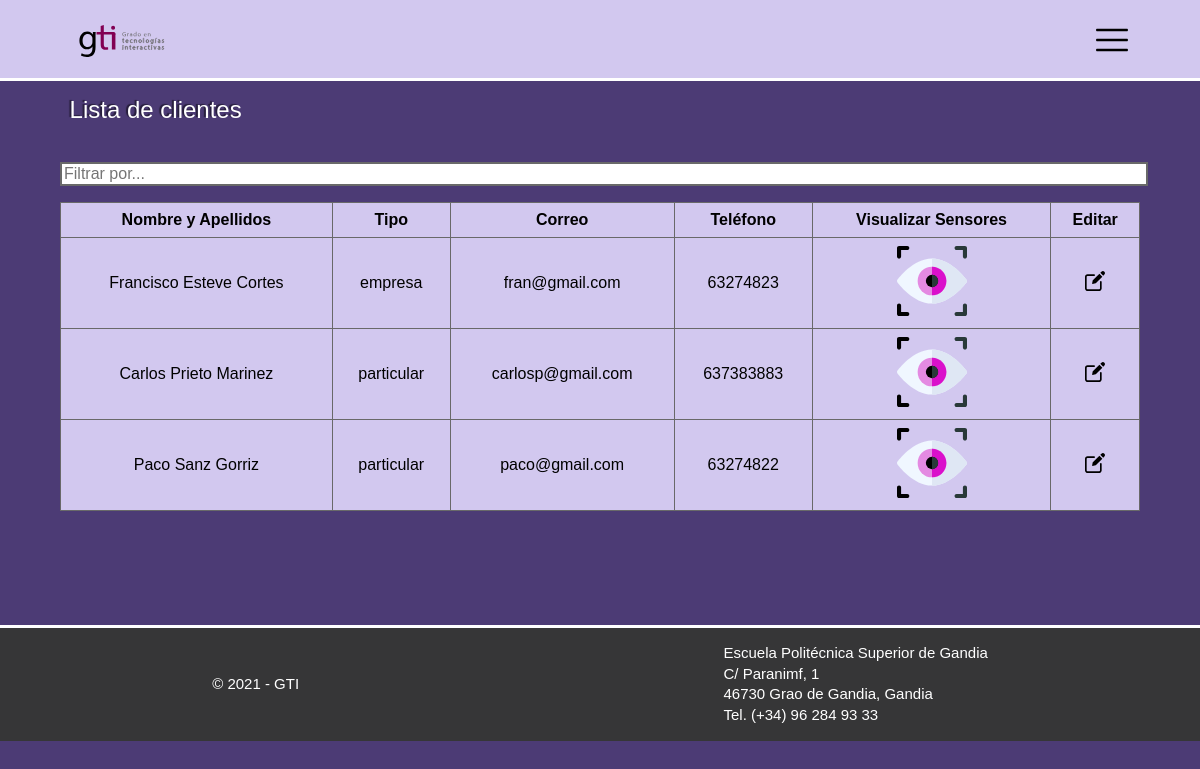
Page /pruebas/admin.php on the earlier database version.
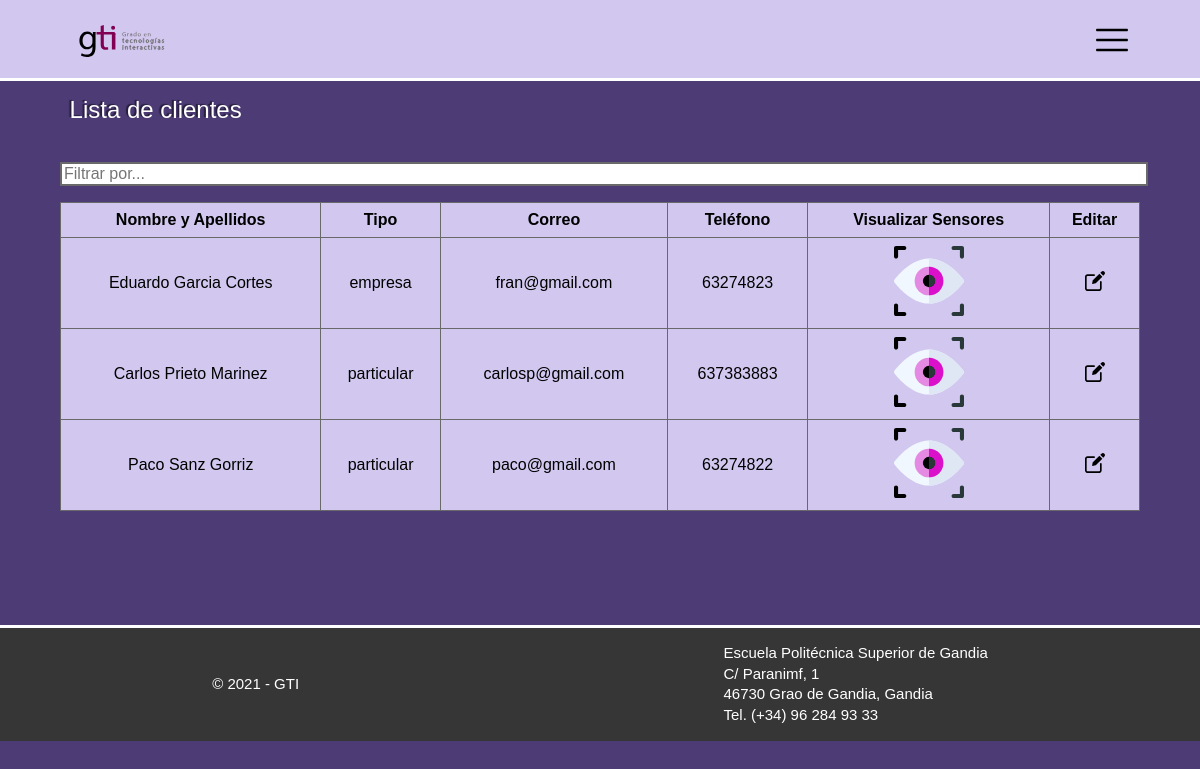
Same page on the later database version.
### tables this page shows
CREATE TABLE `clientes` (
  `id` int(11) NOT NULL,
  `nombreapellidosempresa` varchar(255) NOT NULL,
  `tipo` enum('empresa','particular') NOT NULL,
  `correo` varchar(255) NOT NULL,
  `telefono` int(11) NOT NULL
);

### pruebas/admin.php (the view, shortened to what this page needs)
<?php
$conexion = mysqli_connect('localhost', 'root', '', 'proyecto');
?>
<!DOCTYPE html>
<html lang="es">
<head>
    <link href="../src/app/css/tablasClientes-style.css" rel="stylesheet">
    <link rel="stylesheet" href="../src/app/css/sidenav.css">
</head>
<body>
<header class="header">
    <div class="container logo-menu-container">
        <a href="../src/index.html" class="logo"><img src="../src/app/ImagenesProyecto/logoGTI.svg" height="" width="120"/></a>
        <span><a class="menu-icon" onClick="openNav()"><img src="../src/app/ImagenesProyecto/LandingPage/menu.svg"
                                                            height="32" width="46" alt="menu-icon"/></a></span>
    </div>
</header>
<main>
    <div class="titulo-usuario-box"><h2 class="titulo">Lista de clientes</h2></div>
    <br>
    <input type="text" id="myInput" onkeyup="myFunction()" placeholder="Filtrar por...">
    <table class="sortable" id="myTable">
        <tr>
            <th>Nombre y Apellidos</th>
            <th>Tipo</th>
            <th>Correo</th>
            <th>Teléfono</th>
            <th>Visualizar Sensores</th>
            <th>Editar</th>
        </tr>
        <?php
        $sql="SELECT * from clientes";
        $result=mysqli_query($conexion,$sql);
        while($mostrar=mysqli_fetch_array($result)){
        ?>
        <tr>
            <td data-titulo="Nombre y Apellidos"><?php echo $mostrar['nombreapellidosempresa']?></td>
            <td data-titulo="Tipo"><?php echo $mostrar['tipo']?></td>
            <td data-titulo="Correo"><?php echo $mostrar['correo']?></td>
            <td data-titulo="Teléfono"><?php echo $mostrar['telefono']?></td>
            <td><img onclick="verCamposUsuario(<?php echo $mostrar['id']?>)" src="../src/app/ImagenesProyecto/atencion.svg" height="" width="70"/></td>
            <td><img src="../src/app/ImagenesProyecto/editar.svg" height="" width="20"</td>
        </tr>
            <?php
        }
        ?>
    </table>
    <br><br><br>
</main>
<footer class="footer">
    <p>© 2021 - GTI</p>
    <p>Escuela Politécnica Superior de Gandia <br>
        C/ Paranimf, 1 <br>
        46730 Grao de Gandia, Gandia <br>
        Tel. (+34) 96 284 93 33</p>
</footer>
</body>
</html>

### src/app/css/tablasClientes-style.css (style rules this page uses)
body { background: rgb(76, 59, 117); margin: 0; font-family: Arial; }
main { margin: 5%; }
.titulo-usuario-box { width: 100%; max-width: 1200px; margin: 76px auto 0 auto; display: flex; justify-content: space-between; align-items: center; }
.titulo { margin-left: 0.6rem; font-weight: lighter; }
h2 { color: white; text-shadow: -2px -1px 1px rgba(0, 0, 0, 0.5); }
.header { height: 78px; background: #d2c8ef; color: black; border-bottom: 3px solid white; position: fixed; left: 0; top: 0; width: 100%; }
#myInput { width: 100%; font-size: 16px; border: 2px solid dimgrey; margin-bottom: 1rem; }
.logo-menu-container { display: flex; align-items: center; justify-content: space-between; margin: 14px 5%; }
.menu-icon { padding: 5px 5px; }
.footer p { line-height: 1.3rem; text-align: left; color: white; font-size: 15px; }
.footer { display: flex; justify-content: space-around; align-items: center; position: relative; bottom: 0; left: 0; right: 0; border-top: 3px solid white; background-color: #363637; margin: 0 auto 0 auto; }
table { background: #d2c8ef; width: 100%; }
table, th, td { border: 1px solid dimgrey; border-collapse: collapse; }
th, td { padding: 0.5rem; }
table td { text-align: center; }

Differences in the rows shown:
changed clientes "empresa": nombreapellidosempresa "Francisco Esteve Cortes" → "Eduardo Garcia Cortes"
